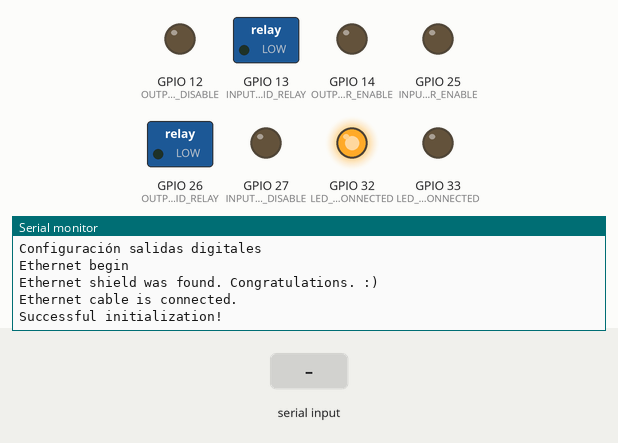
Simulated run of this program. Board: ESP32. Shown: switched loads named in the program (green lamp = pin HIGH), output pins drawn as LEDs (lit = HIGH), the last lines printed to the serial monitor. Inputs (shaded band) come from the test bench. WiFi joins after 1.5 s; servers stay silent unless stated; uploads are accepted with an empty reply.

Above: at 2.2 s.
2.3 s: "{\n" received over Serial
At 4.5 s:
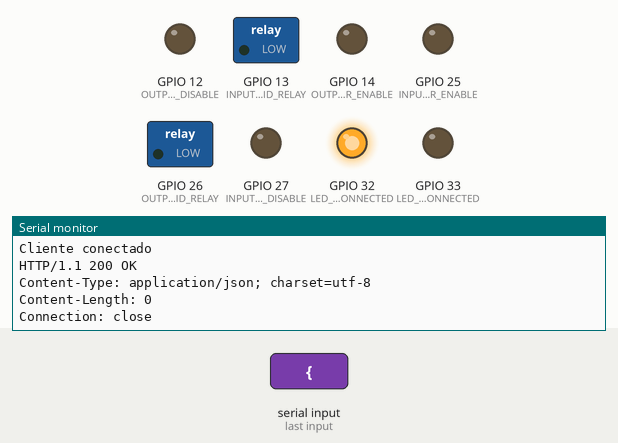
4.8 s: "{\n" received over the second serial link
At 5.96 s:
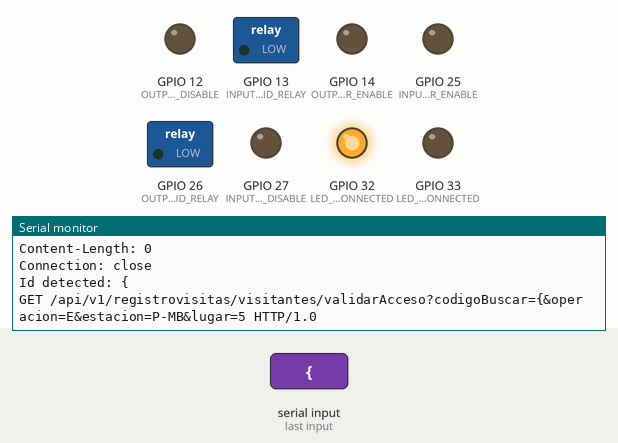
7.3 s: "0000\n" received over Serial
At 8.46 s:
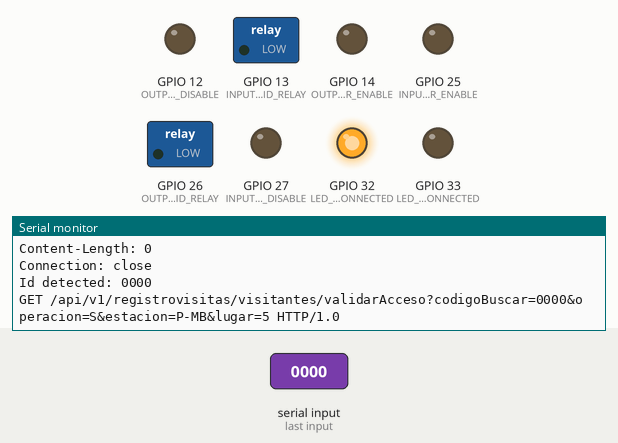
9.8 s: "0000\n" received over the second serial link
At 10.96 s:
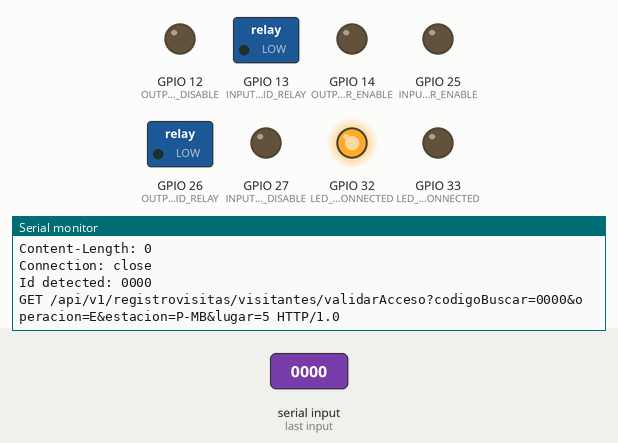
12.3 s: "E\n" received over Serial
At 13.46 s:
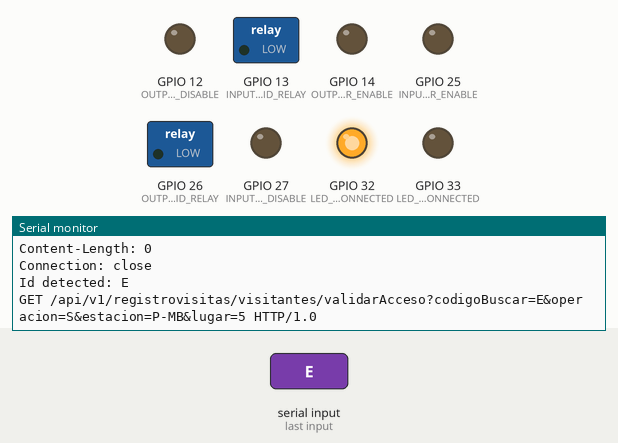
14.8 s: "E\n" received over the second serial link
At 15.96 s:
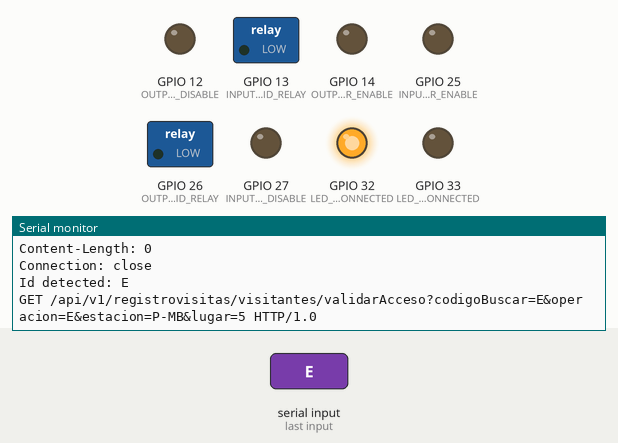

Measured:
- after the input at 2.3 s, the serial monitor: prints a new line after 1.0 s (image 1)
- after the input at 4.8 s, the serial monitor: prints a new line after 1.0 s (image 2)
- after the input at 7.3 s, the serial monitor: prints a new line after 1.0 s (image 3)
- after the input at 9.8 s, the serial monitor: prints a new line after 1.0 s (image 4)
- after the input at 12.3 s, the serial monitor: prints a new line after 1.0 s (image 5)
- after the input at 14.8 s, the serial monitor: prints a new line after 1.0 s (image 6)

The program:

main.cpp
```cpp
// (licence header left out)
#include <config.h>

EthernetClient client;

void setup()
{
    Ethernet.init(5);
    Serial.begin(115200);
    Serial2.begin(115200);
    Serial.println("Ethernet Client Project");

    digitalConfiguration();

    Ethernet.begin(mac, ipLocal); // IPv4 Host Address
    Serial.println("Ethernet begin");
    delay(1000);

    ethernetShieldConnection();
    ethernetCableConnection();

    previousMillis = millis();
}

void loop()
{
    serialPortListeningInput();
    serialPortListeningOutput();
    timerRelayInput();
    timerRelayOutput();
    ethernetCableConnectionStatus();
    reset();
}

void ethernetShieldConnection()
{
    while (Ethernet.hardwareStatus() == EthernetNoHardware)
    {
        Serial.println("Ethernet shield was not found. Sorry, can't run without hardware. :(");
    }
    Serial.println("Ethernet shield was found. Congratulations. :)");
}

void ethernetCableConnection()
{
    while (Ethernet.linkStatus() == LinkOFF) {
        Serial.println("Ethernet cable is not connected. Trying to connect...");
        digitalWrite(LED_ETHERNET_DISCONNECTED, HIGH);
    }
    Serial.println("Ethernet cable is connected.");
    digitalWrite(LED_ETHERNET_CONNECTED, HIGH);
    digitalWrite(LED_ETHERNET_DISCONNECTED, LOW);
    Serial.println("Successful initialization!");
}

void digitalConfiguration(void)
{
    Serial.println("Configuración salidas digitales");
    pinMode(LED_ETHERNET_CONNECTED, OUTPUT);
    pinMode(LED_ETHERNET_DISCONNECTED, OUTPUT);
    pinMode(INPUT_SOLENOID_RELAY, OUTPUT);
    pinMode(OUTPUT_SOLENOID_RELAY, OUTPUT);
    pinMode(INPUT_INDICATOR_ENABLE, OUTPUT);
    pinMode(INPUT_INDICATOR_DISABLE, OUTPUT);
    pinMode(OUTPUT_INDICATOR_ENABLE, OUTPUT);
    pinMode(OUTPUT_INDICATOR_DISABLE, OUTPUT);
    digitalWrite(LED_ETHERNET_CONNECTED, LOW);
    digitalWrite(LED_ETHERNET_DISCONNECTED, LOW);
    digitalWrite(INPUT_SOLENOID_RELAY, LOW);
    digitalWrite(OUTPUT_SOLENOID_RELAY, LOW);
    digitalWrite(INPUT_INDICATOR_ENABLE, LOW);
    digitalWrite(INPUT_INDICATOR_DISABLE, LOW);
    digitalWrite(OUTPUT_INDICATOR_ENABLE, LOW);
    digitalWrite(OUTPUT_INDICATOR_DISABLE, LOW);
}

void sendWebRequest(String webRequest)
{
    if (client.connect(ipServer, portRemote)) // IPv4 Server Address
    {
        Serial.println("Cliente conectado");
        client.println(webRequest);
        client.println("User-Agent: Escaner 1.0");
        client.println();

        while (client.connected())
        {
            if (client.available())
            {
                String answerWeb = client.readStringUntil('\n');
                Serial.println(answerWeb);
                turnOnRelayAndIndicator(answerWeb, webRequest);
            }
        }
    }
    else
    {
        Serial.println("Cliente no conecta");
    }
}

void serialPortListeningInput()
{
    while (Serial2.available() > 0)
    {
        idNumber = Serial2.readStringUntil('\r');
        idNumber.trim();
        Serial.println("\nId detected: " + idNumber);
        String webRequest = preUrl + idNumber + postUrlInput + " HTTP/1.0";
        Serial.println(webRequest);
        sendWebRequest(webRequest);
    }
}

void serialPortListeningOutput()
{
    while (Serial.available() > 0)
    {
        idNumber = Serial.readStringUntil('\r');
        idNumber.trim();
        Serial.println("\nId detected: " + idNumber);
        String webRequest = preUrl + idNumber + postUrlOutput + " HTTP/1.0";
        Serial.println(webRequest);
        sendWebRequest(webRequest);
    }
}

void turnOnRelayAndIndicator(String data, String request)
{
    if (data.substring(0, 1) == "{")
    {
        if (data.substring(11, 15) == "0000")
        {
            if (request.substring(87, 88) == "E")
            {
                Serial.println("Turn On Input!");
                digitalWrite(INPUT_SOLENOID_RELAY, HIGH);
                inputRelayState = true;
                digitalWrite(INPUT_INDICATOR_ENABLE, HIGH);
                delay(TIME);
                digitalWrite(INPUT_INDICATOR_ENABLE, LOW);
                delay(TIME);
                digitalWrite(INPUT_INDICATOR_ENABLE, HIGH);
                delay(TIME);
                digitalWrite(INPUT_INDICATOR_ENABLE, LOW);
                delay(TIME);
                digitalWrite(INPUT_INDICATOR_ENABLE, HIGH);
                delay(TIME);
                digitalWrite(INPUT_INDICATOR_ENABLE, LOW);
                delay(TIME);
            }
            else if (request.substring(87, 88) == "S")
            {
                Serial.println("Turn On Output!");
                digitalWrite(OUTPUT_SOLENOID_RELAY, HIGH);
                outputRelayState = true;
                digitalWrite(OUTPUT_INDICATOR_ENABLE, HIGH);
                delay(TIME);
                digitalWrite(OUTPUT_INDICATOR_ENABLE, LOW);
                delay(TIME);
                digitalWrite(OUTPUT_INDICATOR_ENABLE, HIGH);
                delay(TIME);
                digitalWrite(OUTPUT_INDICATOR_ENABLE, LOW);
                delay(TIME);
                digitalWrite(OUTPUT_INDICATOR_ENABLE, HIGH);
                delay(TIME);
                digitalWrite(OUTPUT_INDICATOR_ENABLE, LOW);
                delay(TIME);
            }
        }
        else if (data.substring(11, 15) == "1000")
        {
            if (request.substring(87, 88) == "E")
            {
                Serial.println("You do not have permissions to enter!");
                digitalWrite(INPUT_INDICATOR_DISABLE, HIGH);
                delay(TIME);
                digitalWrite(INPUT_INDICATOR_DISABLE, LOW);
                delay(TIME);
                digitalWrite(INPUT_INDICATOR_DISABLE, HIGH);
                delay(TIME);
                digitalWrite(INPUT_INDICATOR_DISABLE, LOW);
                delay(TIME);
                digitalWrite(INPUT_INDICATOR_DISABLE, HIGH);
                delay(TIME);
                digitalWrite(INPUT_INDICATOR_DISABLE, LOW);
                delay(TIME);
            }
            else if (request.substring(87, 88) == "S")
            {
                Serial.println("You do not have permissions to leave!");
                digitalWrite(OUTPUT_INDICATOR_DISABLE, HIGH);
                delay(TIME);
                digitalWrite(OUTPUT_INDICATOR_DISABLE, LOW);
                delay(TIME);
                digitalWrite(OUTPUT_INDICATOR_DISABLE, HIGH);
                delay(TIME);
                digitalWrite(OUTPUT_INDICATOR_DISABLE, LOW);
                delay(TIME);
                digitalWrite(OUTPUT_INDICATOR_DISABLE, HIGH);
                delay(TIME);
                digitalWrite(OUTPUT_INDICATOR_DISABLE, LOW);
                delay(TIME);
            }
        }
    }
}

void timerRelayInput(void)
{
    if (inputRelayState)
    {
        currentMillisInput++;

        if (currentMillisInput >= interval)
        {
            currentMillisInput = 0;
            digitalWrite(INPUT_SOLENOID_RELAY, LOW);
            inputRelayState = false;
        }
    }
}

void timerRelayOutput(void)
{
    if (outputRelayState)
    {
        currentMillisOutput++;

        if (currentMillisOutput >= interval)
        {
            currentMillisOutput = 0;
            digitalWrite(OUTPUT_SOLENOID_RELAY, LOW);
            outputRelayState = false;
        }
    }
}

void ethernetCableConnectionStatus(void) {
    if (Ethernet.linkStatus() == LinkOFF)
    {
        digitalWrite(LED_ETHERNET_CONNECTED, LOW);
        digitalWrite(LED_ETHERNET_DISCONNECTED, HIGH);
    }
    else
    {
        digitalWrite(LED_ETHERNET_CONNECTED, HIGH);
        digitalWrite(LED_ETHERNET_DISCONNECTED, LOW);
    }
}

void reset() {
  if ((millis() - previousMillis) > resetInterval)
  {
    ESP.restart();
    previousMillis = millis();
  }
}
```

config.h
```cpp
#include <Arduino.h>
#include <UIPEthernet.h>

#define LED_ETHERNET_CONNECTED 32
#define LED_ETHERNET_DISCONNECTED 33

#define INPUT_SOLENOID_RELAY 13
#define OUTPUT_SOLENOID_RELAY 26

#define INPUT_INDICATOR_DISABLE 27
#define INPUT_INDICATOR_ENABLE 25

#define OUTPUT_INDICATOR_DISABLE 12
#define OUTPUT_INDICATOR_ENABLE 14

#define TIME 150

bool inputRelayState = false;
bool outputRelayState = false;
unsigned long currentMillisInput = 0;
unsigned long currentMillisOutput = 0;
const long interval = 5000;

unsigned long previousMillis;
//unsigned long resetInterval = 60000; // Un minuto
//unsigned long resetInterval = 1800000; // Media hora
//unsigned long resetInterval = 3600000; // Una hora
unsigned long resetInterval = 43200000; // 12 horas
//unsigned long resetInterval = 86400000; // 24 horas

uint8_t mac[6] = {0xDE, 0xAD, 0xBE, 0xEF, 0xFE, 0xED};
byte ipLocal[] = {192, 168, 1, 205};
byte ipServer[] = {192, 168, 1, 200};
const int portRemote = 9081;

String preUrl = "GET /api/v1/registrovisitas/visitantes/validarAcceso?codigoBuscar=";
String postUrlInput = "&operacion=E&estacion=P-MB&lugar=5";
String postUrlOutput = "&operacion=S&estacion=P-MB&lugar=5";
String idNumber = "";

void ethernetShieldConnection(void);
void ethernetCableConnection(void);
void digitalConfiguration(void);
void sendWebRequest(String webRequest);
void serialPortListeningInput(void);
void serialPortListeningOutput(void);
void turnOnRelayAndIndicator(String data, String request);
void timerRelayInput(void);
void timerRelayOutput(void);
void ethernetCableConnectionStatus(void);
void reset();
```
